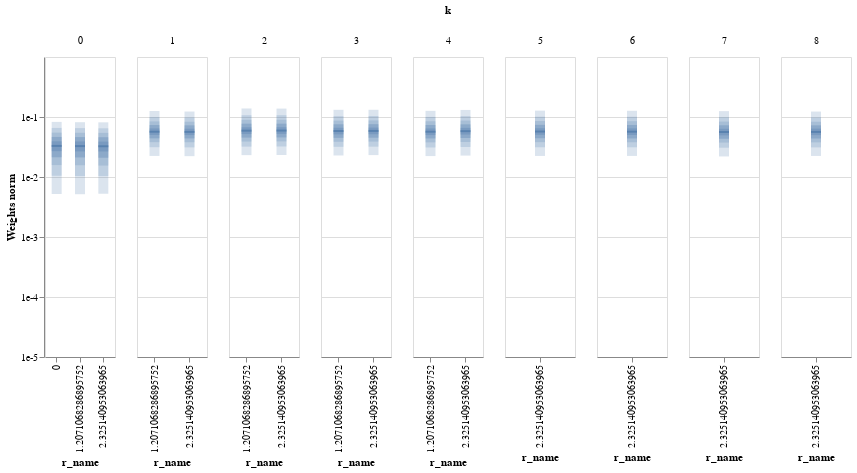

Notebook code cell kept with this figure:
### Markdown cell above
## Weight Value Analysis

### Code cell
base = model.base
W = [_ for _ in state_dict.values() if (_.ndim==3 and _.shape[-1]==len(base.kernels_label))]
base.plot_weights_dist(W, scale_type='log', wrange=(1e-5,1))

### Figure 1 — Vega-Lite specification as saved in the notebook (floating-point values rounded to 4 significant figures)
{"config": {"view": {"continuousWidth": 400, "continuousHeight": 300}}, "data": {"name": "data-06a9d39e7b14ebfb21621c8430ea2dd7"}, "facet": {"column": {"type": "quantitative", "field": "k"}}, "spec": {"layer": [{"mark": {"type": "tick", "thickness": 2, "width": 10, "xOffset": 0}, "encoding": {"x": {"type": "nominal", "field": "r_name"}, "y": {"type": "quantitative", "axis": {"format": "e", "values": [1e-05, 0.0001, 0.001, 0.01, 0.1]}, "field": "median", "scale": {"domain": [1e-05, 1], "type": "log"}, "title": "Weights norm"}}, "selection": {"selector001": {"type": "interval", "bind": "scales", "encodings": ["y"]}}, "width": 70}, {"mark": {"type": "bar", "opacity": 0.2, "width": 10, "xOffset": 0}, "encoding": {"x": {"type": "nominal", "field": "r_name"}, "y": {"type": "quantitative", "field": "-q0", "title": ""}, "y2": {"field": "q0"}}, "width": 70}, {"mark": {"type": "bar", "opacity": 0.2, "width": 10, "xOffset": 0}, "encoding": {"x": {"type": "nominal", "field": "r_name"}, "y": {"type": "quantitative", "field": "-q1", "title": ""}, "y2": {"field": "q1"}}, "width": 70}, {"mark": {"type": "bar", "opacity": 0.2, "width": 10, "xOffset": 0}, "encoding": {"x": {"type": "nominal", "field": "r_name"}, "y": {"type": "quantitative", "field": "-q2", "title": ""}, "y2": {"field": "q2"}}, "width": 70}, {"mark": {"type": "bar", "opacity": 0.3, "width": 10, "xOffset": 0}, "encoding": {"x": {"type": "nominal", "field": "r_name"}, "y": {"type": "quantitative", "field": "-q3", "title": ""}, "y2": {"field": "q3"}}, "width": 70}, {"mark": {"type": "bar", "opacity": 0.3, "width": 10, "xOffset": 0}, "encoding": {"x": {"type": "nominal", "field": "r_name"}, "y": {"type": "quantitative", "field": "-q4", "title": ""}, "y2": {"field": "q4"}}, "width": 70}]}, "resolve": {"scale": {"x": "independent"}}, "$schema": "https://vega.github.io/schema/vega-lite/v4.8.1.json", "datasets": {"data-06a9d39e7b14ebfb21621c8430ea2dd7": [{"r_name": 0.0, "k": 0, "r": 0.0, "name": "k=0 r=0.0", "median": 0.03298, "q0": 0.08291, "-q0": 0.00521, "q1": 0.0658, "-q1": 0.01049, "q2": 0.05491, "-q2": 0.01581, "q3": 0.04653, "-q3": 0.02131, "q4": 0.03939, "-q4": 0.02696}, {"r_name": 1.207, "k": 0, "r": 1.207, "name": "k=0 r=1.2071068286895752", "median": 0.03273, "q0": 0.08189, "-q0": 0.005165, "q1": 0.06529, "-q1": 0.01038, "q2": 0.05458, "-q2": 0.0157, "q3": 0.04628, "-q3": 0.02118, "q4": 0.03913, "-q4": 0.02673}, {"r_name": 2.325, "k": 0, "r": 2.325, "name": "k=0 r=2.325140953063965", "median": 0.03254, "q0": 0.08152, "-q0": 0.005262, "q1": 0.0648, "-q1": 0.01038, "q2": 0.05443, "-q2": 0.01551, "q3": 0.04602, "-q3": 0.02094, "q4": 0.03894, "-q4": 0.02662}, {"r_name": 1.207, "k": 1, "r": 1.207, "name": "k=1 r=1.2071068286895752", "median": 0.05684, "q0": 0.126, "-q0": 0.02245, "q1": 0.09958, "-q1": 0.03135, "q2": 0.08455, "-q2": 0.038, "q3": 0.07344, "-q3": 0.04408, "q4": 0.06452, "-q4": 0.05022}, {"r_name": 2.325, "k": 1, "r": 2.325, "name": "k=1 r=2.325140953063965", "median": 0.05647, "q0": 0.1234, "-q0": 0.02224, "q1": 0.09827, "-q1": 0.03117, "q2": 0.08351, "-q2": 0.03795, "q3": 0.07264, "-q3": 0.04396, "q4": 0.06388, "-q4": 0.04998}, {"r_name": 1.207, "k": 2, "r": 1.207, "name": "k=2 r=1.2071068286895752", "median": 0.05917, "q0": 0.1387, "-q0": 0.02313, "q1": 0.1071, "-q1": 0.03208, "q2": 0.08977, "-q2": 0.03892, "q3": 0.07733, "-q3": 0.04539, "q4": 0.06738, "-q4": 0.05201}, {"r_name": 2.325, "k": 2, "r": 2.325, "name": "k=2 r=2.325140953063965", "median": 0.05946, "q0": 0.1381, "-q0": 0.02326, "q1": 0.1073, "-q1": 0.03225, "q2": 0.0899, "-q2": 0.0392, "q3": 0.07738, "-q3": 0.04563, "q4": 0.06762, "-q4": 0.05231}, {"r_name": 1.207, "k": 3, "r": 1.207, "name": "k=3 r=1.2071068286895752", "median": 0.05839, "q0": 0.1319, "-q0": 0.02283, "q1": 0.1032, "-q1": 0.03182, "q2": 0.08713, "-q2": 0.03864, "q3": 0.07557, "-q3": 0.04492, "q4": 0.06625, "-q4": 0.05133}, {"r_name": 2.325, "k": 3, "r": 2.325, "name": "k=3 r=2.325140953063965", "median": 0.05864, "q0": 0.1319, "-q0": 0.02319, "q1": 0.1039, "-q1": 0.03203, "q2": 0.08776, "-q2": 0.03894, "q3": 0.07585, "-q3": 0.04518, "q4": 0.06669, "-q4": 0.05158}, {"r_name": 1.207, "k": 4, "r": 1.207, "name": "k=4 r=1.2071068286895752", "median": 0.05687, "q0": 0.1267, "-q0": 0.02233, "q1": 0.1002, "-q1": 0.03108, "q2": 0.08487, "-q2": 0.03779, "q3": 0.07366, "-q3": 0.04392, "q4": 0.06448, "-q4": 0.05002}, {"r_name": 2.325, "k": 4, "r": 2.325, "name": "k=4 r=2.325140953063965", "median": 0.05807, "q0": 0.1312, "-q0": 0.02273, "q1": 0.1035, "-q1": 0.03165, "q2": 0.08724, "-q2": 0.03835, "q3": 0.0754, "-q3": 0.04465, "q4": 0.06598, "-q4": 0.05099}, {"r_name": 2.325, "k": 5, "r": 2.325, "name": "k=5 r=2.325140953063965", "median": 0.05724, "q0": 0.1277, "-q0": 0.02243, "q1": 0.1011, "-q1": 0.03129, "q2": 0.08567, "-q2": 0.03807, "q3": 0.07406, "-q3": 0.04425, "q4": 0.06489, "-q4": 0.05049}, {"r_name": 2.325, "k": 6, "r": 2.325, "name": "k=6 r=2.325140953063965", "median": 0.05697, "q0": 0.127, "-q0": 0.02245, "q1": 0.1009, "-q1": 0.03127, "q2": 0.08507, "-q2": 0.0379, "q3": 0.07369, "-q3": 0.04392, "q4": 0.06468, "-q4": 0.05014}, {"r_name": 2.325, "k": 7, "r": 2.325, "name": "k=7 r=2.325140953063965", "median": 0.05618, "q0": 0.1253, "-q0": 0.02201, "q1": 0.09922, "-q1": 0.0308, "q2": 0.08381, "-q2": 0.0375, "q3": 0.0728, "-q3": 0.04338, "q4": 0.0637, "-q4": 0.04943}, {"r_name": 2.325, "k": 8, "r": 2.325, "name": "k=8 r=2.325140953063965", "median": 0.05646, "q0": 0.1232, "-q0": 0.02244, "q1": 0.09826, "-q1": 0.03114, "q2": 0.08338, "-q2": 0.03774, "q3": 0.0726, "-q3": 0.04377, "q4": 0.06403, "-q4": 0.04987}]}}
